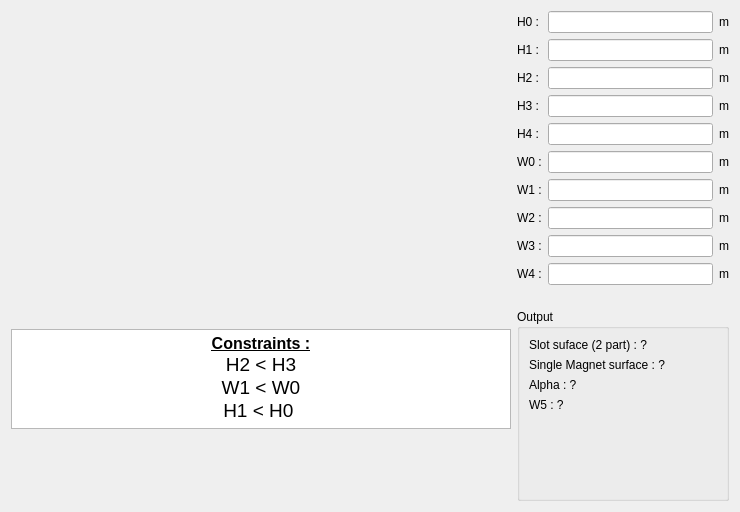
<?xml version="1.0" encoding="UTF-8"?>
<ui version="4.0">
 <class>PHoleM50</class>
 <widget class="QWidget" name="PHoleM50">
  <property name="geometry">
   <rect>
    <x>0</x>
    <y>0</y>
    <width>740</width>
    <height>512</height>
   </rect>
  </property>
  <property name="minimumSize">
   <size>
    <width>740</width>
    <height>440</height>
   </size>
  </property>
  <property name="maximumSize">
   <size>
    <width>16777215</width>
    <height>16777215</height>
   </size>
  </property>
  <property name="windowTitle">
   <string>Form</string>
  </property>
  <layout class="QHBoxLayout" name="horizontalLayout">
   <item>
    <layout class="QVBoxLayout" name="verticalLayout_3">
     <item>
      <widget class="QLabel" name="img_slot">
       <property name="sizePolicy">
        <sizepolicy hsizetype="Fixed" vsizetype="Fixed">
         <horstretch>0</horstretch>
         <verstretch>0</verstretch>
        </sizepolicy>
       </property>
       <property name="minimumSize">
        <size>
         <width>500</width>
         <height>170</height>
        </size>
       </property>
       <property name="maximumSize">
        <size>
         <width>500</width>
         <height>170</height>
        </size>
       </property>
       <property name="text">
        <string/>
       </property>
       <property name="pixmap">
        <pixmap resource="../../../../Resources/pyleecan.qrc">:/images/images/MachineSetup/WSlot/Slot_50.PNG</pixmap>
       </property>
       <property name="scaledContents">
        <bool>true</bool>
       </property>
      </widget>
     </item>
     <item>
      <widget class="QTextEdit" name="txt_constraint">
       <property name="sizePolicy">
        <sizepolicy hsizetype="Preferred" vsizetype="Fixed">
         <horstretch>0</horstretch>
         <verstretch>0</verstretch>
        </sizepolicy>
       </property>
       <property name="minimumSize">
        <size>
         <width>200</width>
         <height>0</height>
        </size>
       </property>
       <property name="maximumSize">
        <size>
         <width>16777215</width>
         <height>100</height>
        </size>
       </property>
       <property name="verticalScrollBarPolicy">
        <enum>Qt::ScrollBarAlwaysOff</enum>
       </property>
       <property name="html">
        <string>&lt;!DOCTYPE HTML PUBLIC &quot;-//W3C//DTD HTML 4.0//EN&quot; &quot;http://www.w3.org/TR/REC-html40/strict.dtd&quot;&gt;
&lt;html&gt;&lt;head&gt;&lt;meta name=&quot;qrichtext&quot; content=&quot;1&quot; /&gt;&lt;style type=&quot;text/css&quot;&gt;
p, li { white-space: pre-wrap; }
&lt;/style&gt;&lt;/head&gt;&lt;body style=&quot; font-family:'MS Shell Dlg 2'; font-size:7.8pt; font-weight:400; font-style:normal;&quot;&gt;
&lt;p align=&quot;center&quot; style=&quot; margin-top:0px; margin-bottom:0px; margin-left:0px; margin-right:0px; -qt-block-indent:0; text-indent:0px;&quot;&gt;&lt;span style=&quot; font-size:12pt; font-weight:600; text-decoration: underline;&quot;&gt;Constraints :&lt;/span&gt;&lt;/p&gt;
&lt;p align=&quot;center&quot; style=&quot; margin-top:0px; margin-bottom:0px; margin-left:0px; margin-right:0px; -qt-block-indent:0; text-indent:0px;&quot;&gt;&lt;span style=&quot; font-size:14pt;&quot;&gt;H2 &amp;lt; H3&lt;/span&gt;&lt;/p&gt;
&lt;p align=&quot;center&quot; style=&quot; margin-top:0px; margin-bottom:0px; margin-left:0px; margin-right:0px; -qt-block-indent:0; text-indent:0px;&quot;&gt;&lt;span style=&quot; font-size:14pt;&quot;&gt;W1 &amp;lt; W0&lt;/span&gt;&lt;/p&gt;
&lt;p align=&quot;center&quot; style=&quot; margin-top:0px; margin-bottom:0px; margin-left:0px; margin-right:0px; -qt-block-indent:0; text-indent:0px;&quot;&gt;&lt;span style=&quot; font-size:14pt;&quot;&gt;H1 &amp;lt; H0 &lt;/span&gt;&lt;/p&gt;&lt;/body&gt;&lt;/html&gt;</string>
       </property>
       <property name="textInteractionFlags">
        <set>Qt::TextSelectableByKeyboard|Qt::TextSelectableByMouse</set>
       </property>
      </widget>
     </item>
    </layout>
   </item>
   <item>
    <layout class="QVBoxLayout" name="verticalLayout_2">
     <item>
      <layout class="QGridLayout" name="gridLayout">
       <item row="7" column="2">
        <widget class="QLabel" name="unit_W2">
         <property name="text">
          <string>m</string>
         </property>
        </widget>
       </item>
       <item row="6" column="2">
        <widget class="QLabel" name="unit_W1">
         <property name="text">
          <string>m</string>
         </property>
        </widget>
       </item>
       <item row="5" column="1">
        <widget class="FloatEdit" name="lf_W0"/>
       </item>
       <item row="2" column="2">
        <widget class="QLabel" name="unit_H2">
         <property name="text">
          <string>m</string>
         </property>
        </widget>
       </item>
       <item row="4" column="0">
        <widget class="QLabel" name="in_H4">
         <property name="text">
          <string>H4 :</string>
         </property>
        </widget>
       </item>
       <item row="2" column="1">
        <widget class="FloatEdit" name="lf_H2"/>
       </item>
       <item row="1" column="1">
        <widget class="FloatEdit" name="lf_H1"/>
       </item>
       <item row="1" column="2">
        <widget class="QLabel" name="unit_H1">
         <property name="text">
          <string>m</string>
         </property>
        </widget>
       </item>
       <item row="4" column="1">
        <widget class="FloatEdit" name="lf_H4"/>
       </item>
       <item row="6" column="0">
        <widget class="QLabel" name="in_W1">
         <property name="text">
          <string>W1 :</string>
         </property>
        </widget>
       </item>
       <item row="0" column="1">
        <widget class="FloatEdit" name="lf_H0"/>
       </item>
       <item row="0" column="2">
        <widget class="QLabel" name="unit_H0">
         <property name="text">
          <string>m</string>
         </property>
        </widget>
       </item>
       <item row="8" column="1">
        <widget class="FloatEdit" name="lf_W3"/>
       </item>
       <item row="1" column="0">
        <widget class="QLabel" name="in_H1">
         <property name="text">
          <string>H1 :</string>
         </property>
        </widget>
       </item>
       <item row="4" column="2">
        <widget class="QLabel" name="unit_H4">
         <property name="text">
          <string>m</string>
         </property>
        </widget>
       </item>
       <item row="3" column="0">
        <widget class="QLabel" name="in_H3">
         <property name="text">
          <string>H3 :</string>
         </property>
        </widget>
       </item>
       <item row="5" column="2">
        <widget class="QLabel" name="unit_W0">
         <property name="text">
          <string>m</string>
         </property>
        </widget>
       </item>
       <item row="7" column="0">
        <widget class="QLabel" name="in_W2">
         <property name="text">
          <string>W2 :</string>
         </property>
        </widget>
       </item>
       <item row="0" column="0">
        <widget class="QLabel" name="in_H0">
         <property name="text">
          <string>H0 :</string>
         </property>
        </widget>
       </item>
       <item row="3" column="2">
        <widget class="QLabel" name="unit_H3">
         <property name="text">
          <string>m</string>
         </property>
        </widget>
       </item>
       <item row="6" column="1">
        <widget class="FloatEdit" name="lf_W1"/>
       </item>
       <item row="3" column="1">
        <widget class="FloatEdit" name="lf_H3"/>
       </item>
       <item row="9" column="2">
        <widget class="QLabel" name="unit_W4">
         <property name="text">
          <string>m</string>
         </property>
        </widget>
       </item>
       <item row="5" column="0">
        <widget class="QLabel" name="in_W0">
         <property name="text">
          <string>W0 :</string>
         </property>
        </widget>
       </item>
       <item row="2" column="0">
        <widget class="QLabel" name="in_H2">
         <property name="text">
          <string>H2 :</string>
         </property>
        </widget>
       </item>
       <item row="8" column="0">
        <widget class="QLabel" name="in_W3">
         <property name="text">
          <string>W3 :</string>
         </property>
        </widget>
       </item>
       <item row="7" column="1">
        <widget class="FloatEdit" name="lf_W2"/>
       </item>
       <item row="9" column="1">
        <widget class="FloatEdit" name="lf_W4">
         <property name="text">
          <string/>
         </property>
        </widget>
       </item>
       <item row="9" column="0">
        <widget class="QLabel" name="in_W4">
         <property name="text">
          <string>W4 :</string>
         </property>
        </widget>
       </item>
       <item row="8" column="2">
        <widget class="QLabel" name="unit_W3">
         <property name="text">
          <string>m</string>
         </property>
        </widget>
       </item>
      </layout>
     </item>
     <item>
      <widget class="WMatSelect" name="w_mat_0" native="true">
       <property name="minimumSize">
        <size>
         <width>100</width>
         <height>0</height>
        </size>
       </property>
      </widget>
     </item>
     <item>
      <widget class="WMatSelect" name="w_mat_1" native="true">
       <property name="minimumSize">
        <size>
         <width>100</width>
         <height>0</height>
        </size>
       </property>
      </widget>
     </item>
     <item>
      <widget class="WMatSelect" name="w_mat_2" native="true">
       <property name="minimumSize">
        <size>
         <width>100</width>
         <height>0</height>
        </size>
       </property>
      </widget>
     </item>
     <item>
      <widget class="QGroupBox" name="g_output">
       <property name="minimumSize">
        <size>
         <width>200</width>
         <height>0</height>
        </size>
       </property>
       <property name="title">
        <string>Output</string>
       </property>
       <layout class="QVBoxLayout" name="verticalLayout">
        <item>
         <widget class="QLabel" name="out_slot_surface">
          <property name="text">
           <string>Slot suface (2 part) : ?</string>
          </property>
         </widget>
        </item>
        <item>
         <widget class="QLabel" name="out_magnet_surface">
          <property name="text">
           <string>Single Magnet surface : ?</string>
          </property>
         </widget>
        </item>
        <item>
         <widget class="QLabel" name="out_alpha">
          <property name="text">
           <string>Alpha : ?</string>
          </property>
         </widget>
        </item>
        <item>
         <widget class="QLabel" name="out_W5">
          <property name="text">
           <string>W5 : ?</string>
          </property>
         </widget>
        </item>
        <item>
         <spacer name="verticalSpacer">
          <property name="orientation">
           <enum>Qt::Vertical</enum>
          </property>
          <property name="sizeHint" stdset="0">
           <size>
            <width>20</width>
            <height>40</height>
           </size>
          </property>
         </spacer>
        </item>
       </layout>
      </widget>
     </item>
    </layout>
   </item>
  </layout>
 </widget>
 <customwidgets>
  <customwidget>
   <class>FloatEdit</class>
   <extends>QLineEdit</extends>
   <header>......GUI/Tools/FloatEdit.h</header>
  </customwidget>
  <customwidget>
   <class>WMatSelect</class>
   <extends>QWidget</extends>
   <header>......GUI.Dialog.DMatLib.WMatSelect.WMatSelect.h</header>
   <container>1</container>
  </customwidget>
 </customwidgets>
 <tabstops>
  <tabstop>lf_H0</tabstop>
  <tabstop>lf_H1</tabstop>
  <tabstop>lf_H2</tabstop>
  <tabstop>lf_H3</tabstop>
  <tabstop>lf_W0</tabstop>
  <tabstop>lf_W1</tabstop>
  <tabstop>lf_W2</tabstop>
  <tabstop>lf_W3</tabstop>
  <tabstop>lf_W4</tabstop>
 </tabstops>
 <resources>
  <include location="../../../../Resources/pyleecan.qrc"/>
  <include location="../../../../Resources/pyleecan.qrc"/>
 </resources>
 <connections/>
</ui>
